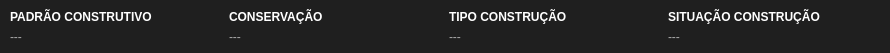
   <widget class="QWidget" name="widgetDadosEdificacao_3" native="true">
    <property name="geometry">
     <rect>
      <x>0</x>
      <y>128</y>
      <width>890</width>
      <height>53</height>
     </rect>
    </property>
    <property name="styleSheet">
     <string notr="true">background-color: #1f1f1f;
border-radius: 4px;</string>
    </property>
    <widget class="QWidget" name="horizontalLayoutWidget_19">
     <property name="geometry">
      <rect>
       <x>10</x>
       <y>6</y>
       <width>871</width>
       <height>41</height>
      </rect>
     </property>
     <layout class="QHBoxLayout" name="horizontalLayout_19" stretch="0,0,0,0">
      <item>
       <layout class="QVBoxLayout" name="verticalLayout_114">
        <property name="spacing">
         <number>0</number>
        </property>
        <item>
         <widget class="QLabel" name="label_19">
          <property name="sizePolicy">
           <sizepolicy hsizetype="Expanding" vsizetype="Preferred">
            <horstretch>0</horstretch>
            <verstretch>0</verstretch>
           </sizepolicy>
          </property>
          <property name="maximumSize">
           <size>
            <width>16777215</width>
            <height>16777215</height>
           </size>
          </property>
          <property name="styleSheet">
           <string notr="true">font-weight: bold;
color: white;</string>
          </property>
          <property name="text">
           <string>PADRÃO CONSTRUTIVO</string>
          </property>
         </widget>
        </item>
        <item>
         <widget class="QLabel" name="labelUnidadeAvaliacaoPadrao">
          <property name="sizePolicy">
           <sizepolicy hsizetype="Expanding" vsizetype="Preferred">
            <horstretch>0</horstretch>
            <verstretch>0</verstretch>
           </sizepolicy>
          </property>
          <property name="maximumSize">
           <size>
            <width>16777215</width>
            <height>16777215</height>
           </size>
          </property>
          <property name="styleSheet">
           <string notr="true">color: #aaa;</string>
          </property>
          <property name="text">
           <string>---</string>
          </property>
         </widget>
        </item>
       </layout>
      </item>
      <item>
       <layout class="QVBoxLayout" name="verticalLayout_157">
        <property name="spacing">
         <number>0</number>
        </property>
        <item>
         <widget class="QLabel" name="label_20">
          <property name="sizePolicy">
           <sizepolicy hsizetype="Expanding" vsizetype="Preferred">
            <horstretch>0</horstretch>
            <verstretch>0</verstretch>
           </sizepolicy>
          </property>
          <property name="maximumSize">
           <size>
            <width>16777215</width>
            <height>16777215</height>
           </size>
          </property>
          <property name="styleSheet">
           <string notr="true">font-weight: bold;
color: white;</string>
          </property>
          <property name="text">
           <string>CONSERVAÇÃO</string>
          </property>
         </widget>
        </item>
        <item>
         <widget class="QLabel" name="labelUnidadeAvaliacaoConservacao">
          <property name="sizePolicy">
           <sizepolicy hsizetype="Expanding" vsizetype="Preferred">
            <horstretch>0</horstretch>
            <verstretch>0</verstretch>
           </sizepolicy>
          </property>
          <property name="maximumSize">
           <size>
            <width>16777215</width>
            <height>16777215</height>
           </size>
          </property>
          <property name="styleSheet">
           <string notr="true">color: #aaa;</string>
          </property>
          <property name="text">
           <string>---</string>
          </property>
         </widget>
        </item>
       </layout>
      </item>
      <item>
       <layout class="QVBoxLayout" name="verticalLayout_158">
        <property name="spacing">
         <number>0</number>
        </property>
        <item>
         <widget class="QLabel" name="label_21">
          <property name="sizePolicy">
           <sizepolicy hsizetype="Expanding" vsizetype="Preferred">
            <horstretch>0</horstretch>
            <verstretch>0</verstretch>
           </sizepolicy>
          </property>
          <property name="maximumSize">
           <size>
            <width>16777215</width>
            <height>16777215</height>
           </size>
          </property>
          <property name="styleSheet">
           <string notr="true">font-weight: bold;
color: white;</string>
          </property>
          <property name="text">
           <string>TIPO CONSTRUÇÃO</string>
          </property>
         </widget>
        </item>
        <item>
         <widget class="QLabel" name="labelUnidadeAvaliacaoTipologia">
          <property name="sizePolicy">
           <sizepolicy hsizetype="Expanding" vsizetype="Preferred">
            <horstretch>0</horstretch>
            <verstretch>0</verstretch>
           </sizepolicy>
          </property>
          <property name="maximumSize">
           <size>
            <width>16777215</width>
            <height>16777215</height>
           </size>
          </property>
          <property name="styleSheet">
           <string notr="true">color: #aaa;</string>
          </property>
          <property name="text">
           <string>---</string>
          </property>
         </widget>
        </item>
       </layout>
      </item>
      <item>
       <layout class="QVBoxLayout" name="verticalLayout_161">
        <property name="spacing">
         <number>0</number>
        </property>
        <item>
         <widget class="QLabel" name="label_24">
          <property name="sizePolicy">
           <sizepolicy hsizetype="Expanding" vsizetype="Preferred">
            <horstretch>0</horstretch>
            <verstretch>0</verstretch>
           </sizepolicy>
          </property>
          <property name="maximumSize">
           <size>
            <width>16777215</width>
            <height>16777215</height>
           </size>
          </property>
          <property name="styleSheet">
           <string notr="true">font-weight: bold;
color: white;</string>
          </property>
          <property name="text">
           <string>SITUAÇÃO CONSTRUÇÃO</string>
          </property>
         </widget>
        </item>
        <item>
         <widget class="QLabel" name="labelUnidadeAvaliacaoTipoPosicao">
          <property name="sizePolicy">
           <sizepolicy hsizetype="Expanding" vsizetype="Preferred">
            <horstretch>0</horstretch>
            <verstretch>0</verstretch>
           </sizepolicy>
          </property>
          <property name="maximumSize">
           <size>
            <width>16777215</width>
            <height>16777215</height>
           </size>
          </property>
          <property name="styleSheet">
           <string notr="true">color: #aaa;</string>
          </property>
          <property name="text">
           <string>---</string>
          </property>
         </widget>
        </item>
       </layout>
      </item>
     </layout>
    </widget>
   </widget>
